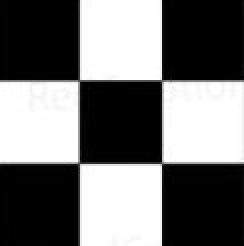
#> input picture udemy_course_tasks/chapter3/bw.png, 122 x 123 px, found by its file name (shown 2 times larger)
$ python images2.py
#> lines starting #> are read from the running program, lines starting #| are printed output that depends on the picture; after the words box and inside, x2 and y2 are one past the last pixel; in counts of white or black regions, pixels touching at a corner belong together
import cv2 as cv  # Import OpenCV library for image processing
import numpy as np  # Import NumPy for numerical operations
import matplotlib.pyplot as plt  # Import Matplotlib for plotting images
from IPython.display import Image  # Import Image from IPython for displaying images in Jupyter

# Load the image in grayscale mode
# 'bw.png' is the image file name
# cv.IMREAD_GRAYSCALE flag indicates that the image will be loaded in grayscale
image = cv.imread('D:\\courses\\OpenCV\\mastering_opencv(udemy)\\OpenCV\chapter4\\bw.png', cv.IMREAD_GRAYSCALE)
#> image is the input picture: shape (123, 122); min 0, max 255, mean 113

# Check if the image was loaded correctly
# If the image is not found or couldn't be loaded, raise an error
if image is None:
    raise FileNotFoundError("The image file 'bw.png' was not found.")

# Create a copy of the original image for modification
# This prevents the original image from being altered
image_copy = image.copy()

# Modify the image by setting a 10x10 square of pixels to 255 (white)
# The loop iterates over a range of pixel indices and changes their values
for i in range(2, 12):  # Loop through rows from 2 to 11
    for j in range(2, 12):  # Loop through columns from 2 to 11
        image_copy[i, j] = 255  # Set the pixel value to 255 (white)
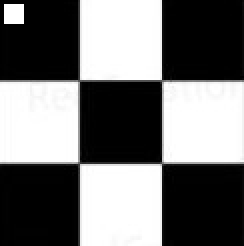
#> image_copy: shape (123, 122) (shown 2 times larger); 0.67% of pixels changed, all inside (x1, y1, x2, y2) = (2, 2, 12, 12)

# Convert the modified image matrix to a string format
# The matrix_string will represent the image's pixel values as a string
matrix_string = np.array2string(image_copy, separator=',', threshold=np.inf)

# Write the matrix to a text file, clearing its content first
# 'matrix.txt' will contain the pixel values of the modified image
with open('D:\\courses\\OpenCV\\mastering_opencv(udemy)\\OpenCV\\chapter4\\images2\\matrix2.txt', 'w') as file:
    file.write(matrix_string)

# Print a message to confirm that the matrix has been written to the file
print("Matrix has been written to 'matrix2.txt'.")

# Convert the grayscale image to RGB format
# This is necessary because Matplotlib expects images in RGB format for correct color display
img_rgb = cv.cvtColor(image_copy, cv.COLOR_GRAY2RGB)  # Use cv.COLOR_GRAY2RGB for grayscale to RGB conversion

# Display the image using Matplotlib in RGB format
plt.imshow(img_rgb)
#> (this line was passed over: IPython is not available in this run)

# Hide the axes for a cleaner display of the image
plt.axis('off')
#> (this line was passed over: IPython is not available in this run)

# Show the image in the output window or notebook (if using Jupyter)
plt.show()

# Save the RGB image to a file named 'saved_ph1.png'
# Note: The saved image will be in RGB format even though OpenCV saves images in BGR by default
cv.imwrite("D:\\courses\\OpenCV\\mastering_opencv(udemy)\\OpenCV\\chapter4\\images2\\saved_bw2.png", img_rgb)
